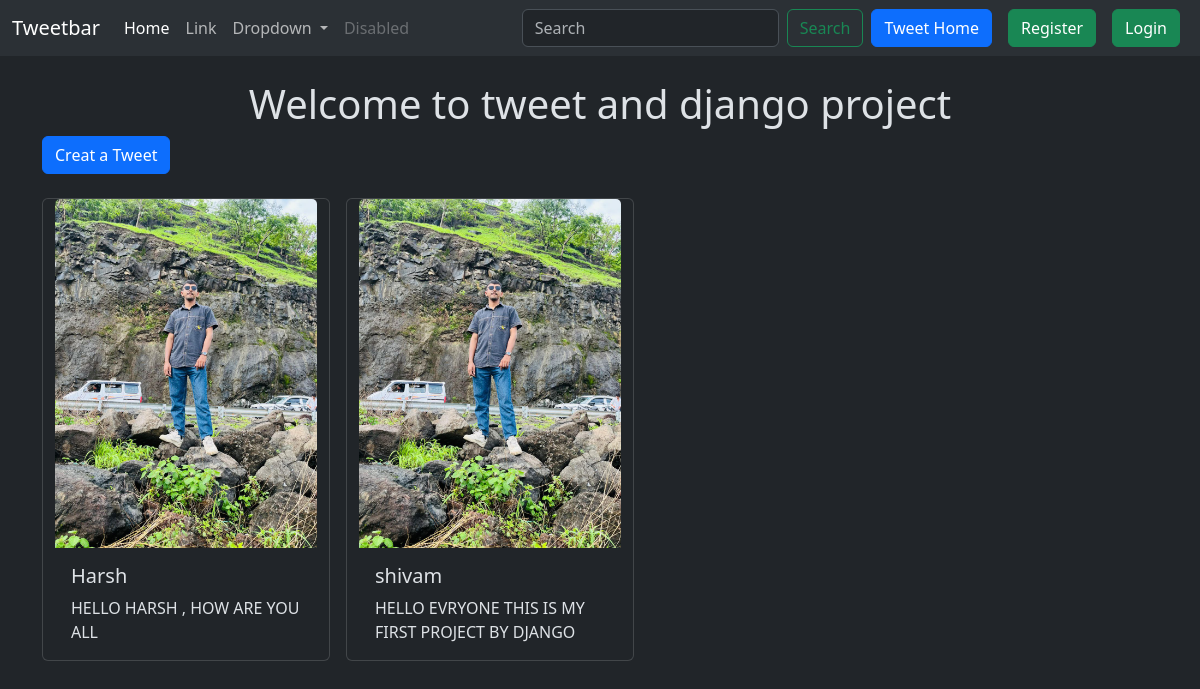
Screenshot of /tweet/ with the database file from the repository.
### tweet/models.py (models this page shows, shortened)
class Tweet(models.Model):
    user = models.ForeignKey(User, on_delete=models.CASCADE)
    text = models.TextField(max_length=240)
    photo = models.ImageField(upload_to='photos/', blank=True , null= True)
    created_at = models.DateTimeField(auto_now_add=True)
    updated_at = models.DateTimeField(auto_now=True)

### tweet/views.py (the view)
# urls.py: path('', views.tweet_list , name='tweet_list'),
def tweet_list(request):
    tweets = Tweet.objects.all().order_by('-created_at')
    return render(request , 'tweet_list.html', {'tweets' : tweets })

### tweet/templates/tweet_list.html (shortened to what this page needs)
{% extends "layout.html" %}
{% block content %}
<h1 class="text-center mt-4">Welcome to tweet and django project</h1>
<a class="btn btn-primary mb-4" href="{% url 'tweet_creat' %}"> Creat a Tweet</a>
<div class="container row gap-3">
    {% for tweet in tweets %}
    <div class="card" style="width: 18rem;">
  {% if tweet.photo %}
  <img src="{{ tweet.photo.url }}" class="card-img-top" alt="...">
  {% endif %}
  <div class="card-body">
    <h5 class="card-title">{{tweet.user.username}}</h5>
    <p class="card-text">{{tweet.text}}</p>
  </div>
</div>
{% endfor %}
</div>
{% endblock %}

### rows the page displays
Tweet: photo (picture), user.username "Harsh", text "HELLO HARSH , HOW ARE YOU ALL"
Tweet: photo (picture), user.username "shivam", text "HELLO EVRYONE THIS IS MY FIRST PROJECT BY DJANGO"
